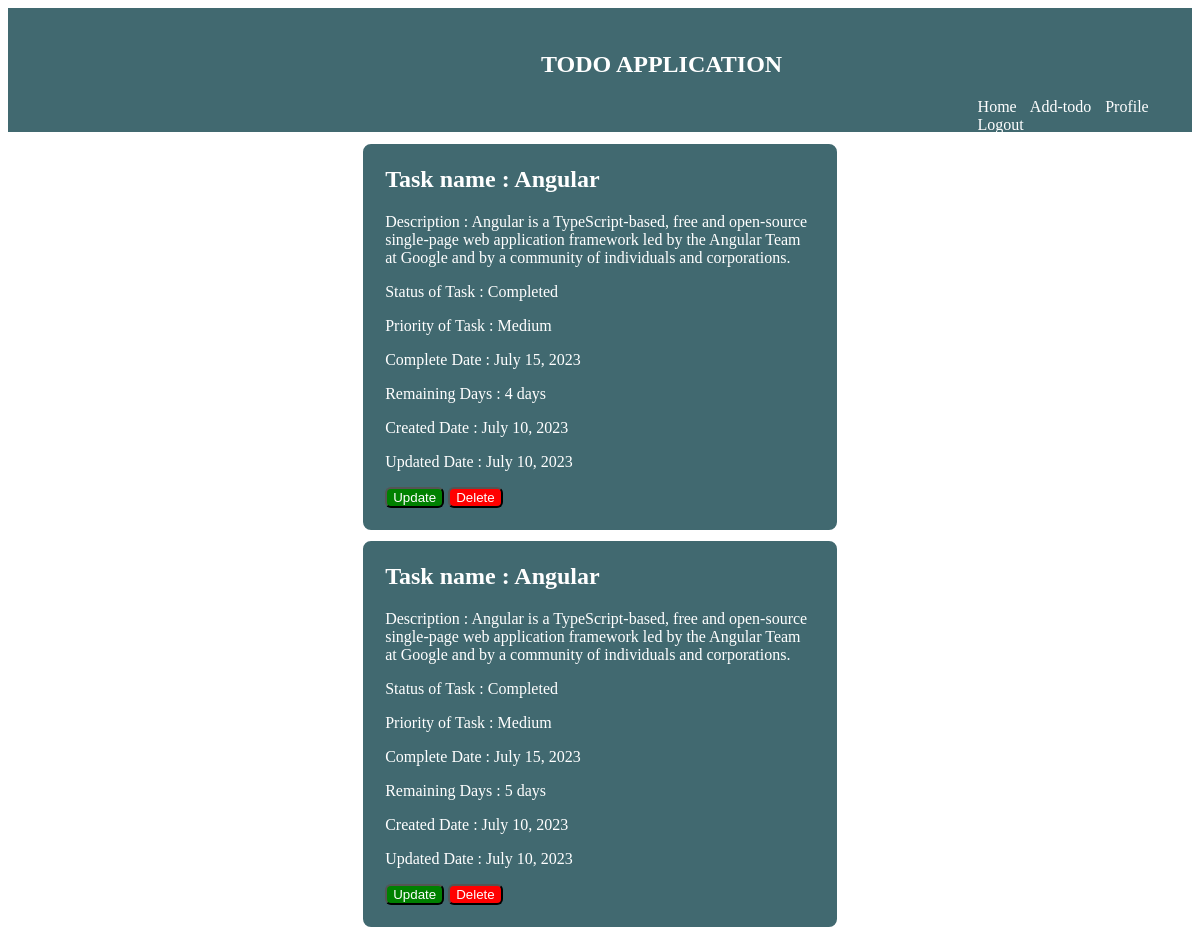
Page /home/ (signed in) on the earlier database version.
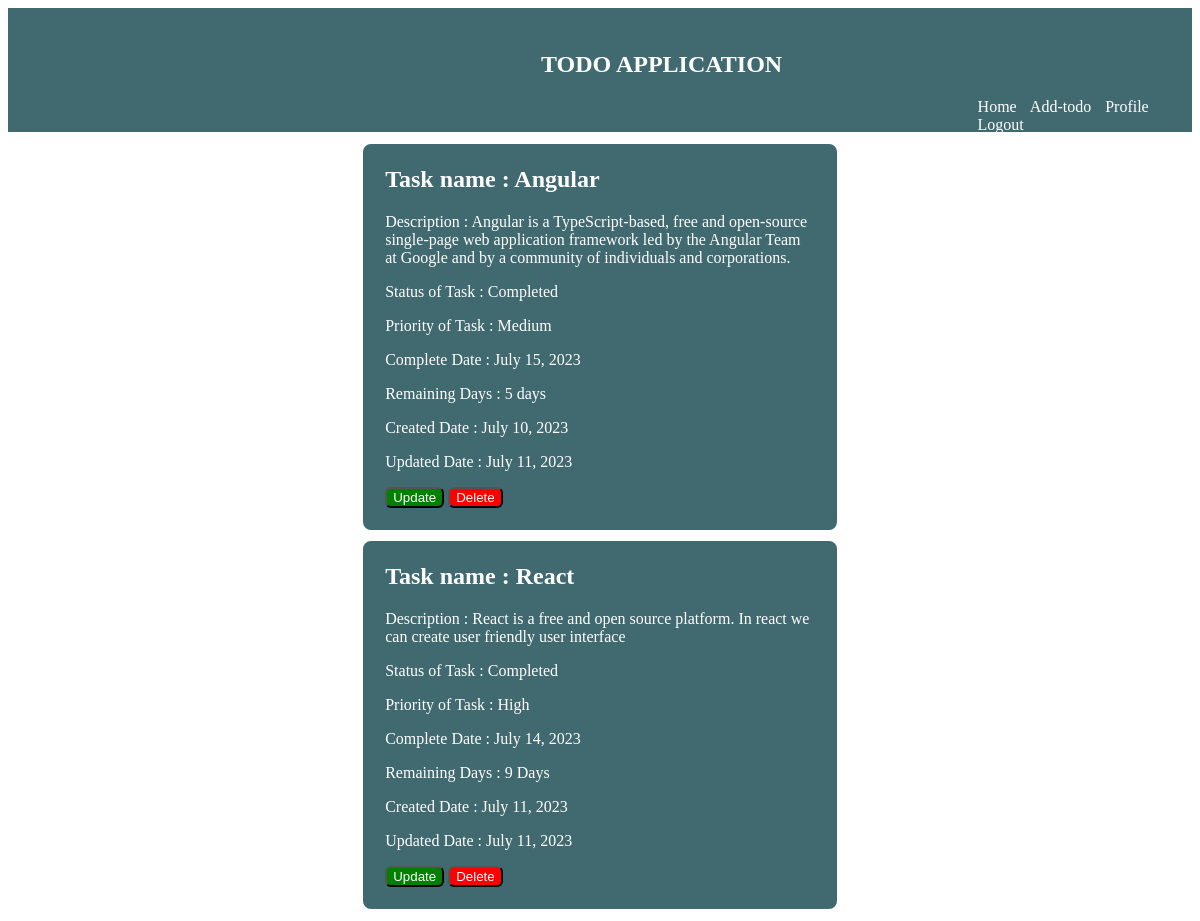
Same page on the later database version.
### todouser/models.py (models this page shows, shortened)
class Todoapp(models.Model):
    tname = models.CharField(max_length=50)
    desc = models.TextField()
    status=models.CharField(max_length=50)
    priority=models.CharField(max_length=50)
    completion_date=models.DateField(blank=True, null=True)
    remaining_days = models.CharField(max_length=50)
    created_at=models.DateTimeField(default=timezone.now)
    updated_at=models.DateTimeField(default=timezone.now)
    newuser = models.ForeignKey(User, on_delete=models.CASCADE, related_name="newuser")

### todouser/views.py (the view)
# urls.py: path('home/', views.TodoappListView.as_view(), name='home-todo'),
class TodoappListView(generic.ListView):
    model = Todoapp
    template_name = 'todouser/home.html'
    context_object_name = 'todolist'
    ordering = ['-created_at']
    def get_queryset(self):
        return Todoapp.objects.filter(newuser=self.request.user)

### todouser/templates/todouser/home.html
{% extends 'todouser/base.html' %}
{% block content %}
    {% for todo in todolist %}
        <div class="todos-div">
            <h2>Task name : {{ todo.tname }}</h2>
            <p>Description : {{ todo.desc }}</p>
            <p>Status of Task : {{ todo.status }}</p>
            <p>Priority of Task : {{ todo.priority }}</p>
            <p>Complete Date : {{ todo.completion_date }}</p>
            <p>Remaining Days : {{ todo.remaining_days }}</p>
            <p>Created Date : {{ todo.created_at|date:"F d, Y" }}</p>
            <p>Updated Date : {{ todo.updated_at|date:"F d, Y" }}</p>
            <div>
                <button class="btn-upt"><a href="{% url 'todo-update' todo.id %}">Update</a></button>
                <button class="btn-dlt"><a href="{% url 'todo-delete' todo.id %}">Delete</a></button>
            </div>
        </div>
    {% endfor %}
{% endblock  %}

### todouser/templates/todouser/base.html (shortened to what this page needs)
{% load static%}
<!DOCTYPE html>
<html>
    <head>
        <link rel="stylesheet" type="text/css" href="{% static 'todouser/main.css' %}">
    </head>
    <body>
        <header>
            <nav class="nav-bar">
                <h1 class="h1-tag">TODO APPLICATION</h1>
                {% if user.is_authenticated %}
                    <div class="logout-link">
                        <a  href="{% url 'home-todo' %}">Home</a>
                        <a  href="{% url 'todo-create' %}">Add-todo</a>
                        <a  href="{% url 'profile' %}">Profile</a>
                        <a  href="{% url 'logout' %}">Logout</a>
                    </div>
                {% else %}
                <div class="logout-cls">
                    <a href="{% url 'login' %}">Login</a>
                    <a href="{% url 'register' %}">Register</a>
                </div>
                {% endif %}
            </nav>
        </header>
        <main>
            <div >
                {% block content %} {% endblock %}
            </div>
        </main>
    </body>
</html>

### todouser/static/todouser/main.css (style rules this page uses)
a:link { text-decoration: none; }
a { color: white; }
.logout-link { color: white; flex-direction: row; margin-left: 82%; word-spacing: 10px; }
.todos-div { margin: 1% 30% 1% 30%; border: 2px solid #416970; padding: 0px 20px 20px 20px; border-radius: 8px; background-color: #416970; color: white; }
.nav-bar { height: 120px; color: white; border: 2px solid #416970; background-color: #416970; }
.h1-tag { padding-left: 45% ; padding-top: 1.8%; }
.btn-upt { border: 1px sloid green; background-color: green; border-radius: 6px; }
.btn-dlt { border: 1px sloid red; background-color: red; border-radius: 6px; }

Differences in the rows shown:
removed Todoapp: tname "Angular", desc "Angular is a TypeScript-based, free and open-source single-page web application framework led by the Angular Team at Google and by a community of individuals and corporations.", status "Completed", priority "Medium", completion_date "July 15, 2023", remaining_days "4 days", created_at "July 10, 2023", updated_at "July 10, 2023"
changed Todoapp "Angular": updated_at "July 10, 2023" → "July 11, 2023"
added Todoapp: tname "React", desc "React is a free and open source platform. In react we can create user friendly user interface", status "Completed", priority "High", completion_date "July 14, 2023", remaining_days "9 Days", created_at "July 11, 2023", updated_at "July 11, 2023"
